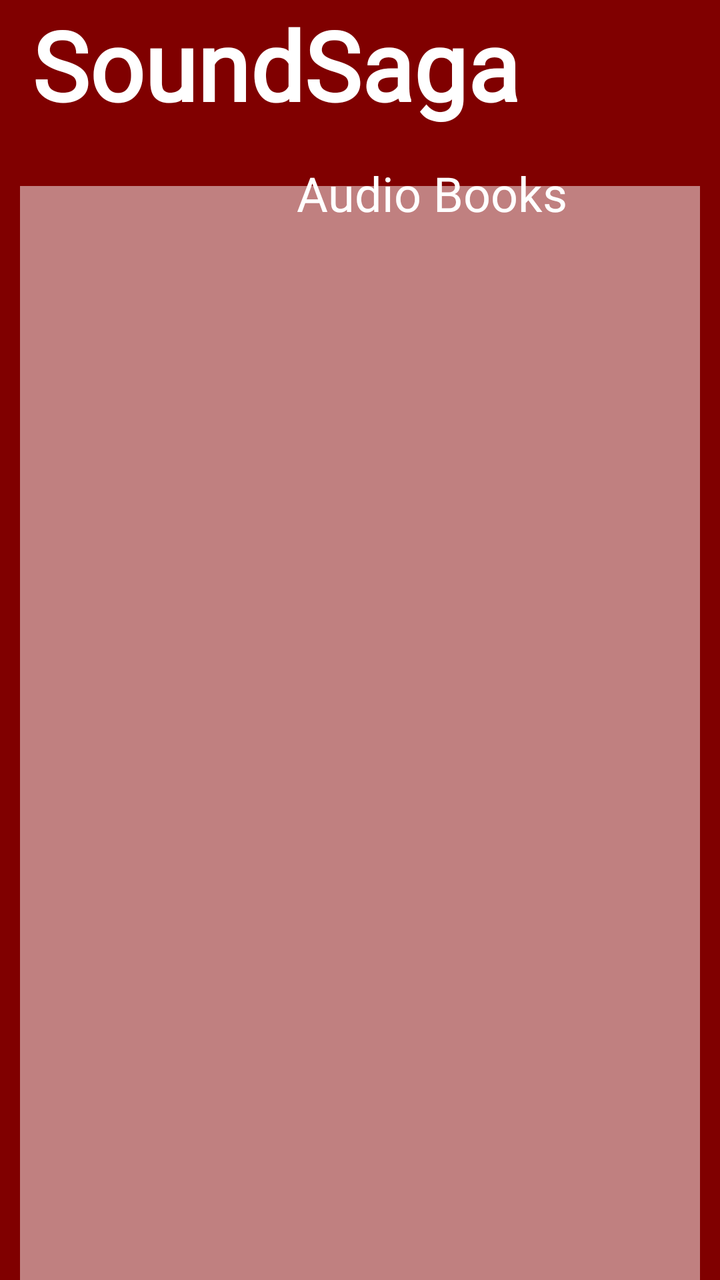
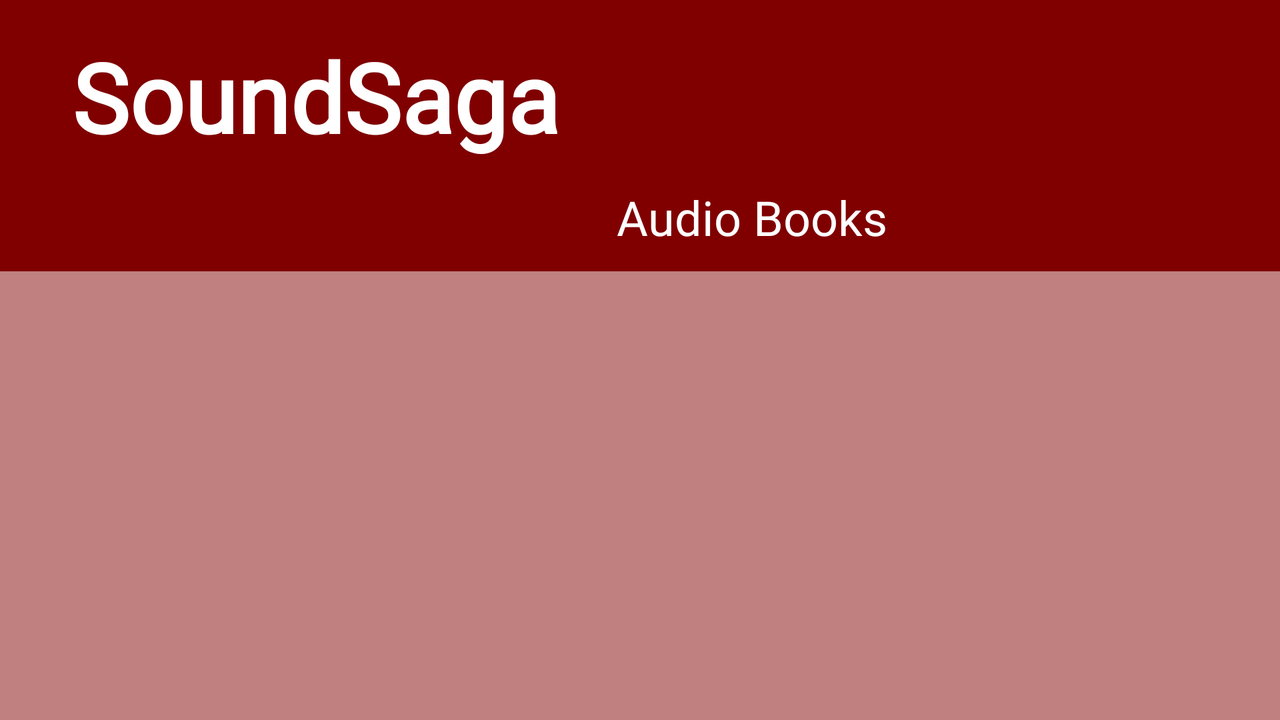

One screen, two layout resources from the same app: the default and the repository's alternative for another configuration. Each is rendered where Android would select it; the XML of both is given below.
<!-- AndroidManifest.xml: activity theme Theme.App.Starting -->
<!-- res/layout/activity_main.xml -->
<?xml version="1.0" encoding="utf-8"?>
<androidx.constraintlayout.widget.ConstraintLayout xmlns:android="http://schemas.android.com/apk/res/android"
    xmlns:app="http://schemas.android.com/apk/res-auto"
    xmlns:tools="http://schemas.android.com/tools"
    android:id="@+id/main"
    android:layout_width="match_parent"
    android:background="#800000"
    android:layout_height="match_parent"
    tools:context=".MainActivity">

    <androidx.recyclerview.widget.RecyclerView
        android:id="@+id/recycler"
        android:layout_width="match_parent"
        android:layout_height="578dp"
        android:layout_marginTop="11dp"
        android:layout_marginStart="10dp"
        android:layout_marginEnd="10dp"
        android:background="#80FFFFFF"
        app:layout_constraintBottom_toBottomOf="parent"
        app:layout_constraintStart_toStartOf="parent"
        app:layout_constraintTop_toBottomOf="@+id/textView2" />

    <TextView
        android:id="@+id/textView"
        android:layout_width="wrap_content"
        android:layout_height="wrap_content"
        android:layout_marginStart="16dp"
        android:text="SoundSaga"
        android:fontFamily="@font/rubik_black"
        android:textColor="#FFFFFF"
        android:textSize="48sp"
        android:textStyle="bold"
        app:layout_constraintStart_toStartOf="parent"
        app:layout_constraintTop_toTopOf="parent" />

    <ImageView
        android:id="@+id/imageView"
        android:layout_width="50dp"
        android:layout_height="40dp"
        android:layout_marginTop="16dp"
        android:layout_marginEnd="32dp"
        app:layout_constraintEnd_toEndOf="parent"
        app:layout_constraintTop_toTopOf="parent"
        tools:srcCompat="@tools:sample/avatars" />

    <TextView
        android:id="@+id/textView2"
        android:layout_width="wrap_content"
        android:layout_height="wrap_content"
        android:layout_marginStart="148dp"
        android:layout_marginTop="16dp"
        android:text="Audio Books"
        android:fontFamily="@font/rubik_regular"
        android:textAlignment="center"
        android:textColor="#FFFFFF"
        android:textSize="24sp"
        app:layout_constraintStart_toStartOf="parent"
        app:layout_constraintTop_toBottomOf="@+id/textView" />
</androidx.constraintlayout.widget.ConstraintLayout>
<!-- resources referenced by this layout -->
<resources>
  <style name="Theme.App.Starting" parent="Theme.SplashScreen">\
          <item name="windowSplashScreenBackground">#800000</item>
          <item name="windowSplashScreenAnimatedIcon">@drawable/ic_launcher_round</item>
          <item name="postSplashScreenTheme">@style/Theme.SoundSaga</item>
      </style>
  <!-- drawable ic_launcher_round: webp bitmap (mipmap-mdpi, 9386 bytes) -->
  <style name="Theme.SoundSaga" parent="Base.Theme.SoundSaga" />
  <style name="Base.Theme.SoundSaga" parent="Theme.Material3.DayNight.NoActionBar">
          
          
      </style>
</resources>
<!-- res/layout-land/activity_main.xml (the repository's variant of the layout above) -->
<!-- drawn on the phone turned sideways -->
<?xml version="1.0" encoding="utf-8"?>
<androidx.constraintlayout.widget.ConstraintLayout xmlns:android="http://schemas.android.com/apk/res/android"
    xmlns:app="http://schemas.android.com/apk/res-auto"
    xmlns:tools="http://schemas.android.com/tools"
    android:id="@+id/main"
    android:layout_width="match_parent"
    android:background="#800000"
    android:layout_height="match_parent"
    tools:context=".MainActivity">

    <androidx.recyclerview.widget.RecyclerView
        android:id="@+id/recycler"
        android:layout_width="716dp"
        android:layout_height="265dp"
        android:layout_marginTop="11dp"
        android:background="#80FFFFFF"
        app:layout_constraintBottom_toBottomOf="parent"
        app:layout_constraintEnd_toEndOf="parent"
        app:layout_constraintHorizontal_bias="0.364"
        app:layout_constraintStart_toStartOf="parent"
        app:layout_constraintTop_toBottomOf="@+id/textView2"
        app:layout_constraintVertical_bias="0.0" />

    <TextView
        android:id="@+id/textView"
        android:layout_width="wrap_content"
        android:layout_height="wrap_content"
        android:layout_marginStart="36dp"
        android:layout_marginTop="16dp"
        android:text="SoundSaga"
        android:fontFamily="@font/rubik_black"
        android:textColor="#FFFFFF"
        android:textSize="48sp"
        android:textStyle="bold"
        app:layout_constraintStart_toStartOf="parent"
        app:layout_constraintTop_toTopOf="parent" />

    <ImageView
        android:id="@+id/imageView"
        android:layout_width="50dp"
        android:layout_height="40dp"
        android:layout_marginTop="28dp"
        android:layout_marginEnd="48dp"
        app:layout_constraintEnd_toEndOf="parent"
        app:layout_constraintTop_toTopOf="parent"
        tools:srcCompat="@tools:sample/avatars" />

    <TextView
        android:id="@+id/textView2"
        android:layout_width="wrap_content"
        android:layout_height="wrap_content"
        android:layout_marginStart="308dp"
        android:layout_marginTop="12dp"
        android:fontFamily="@font/rubik_regular"
        android:text="Audio Books"
        android:textAlignment="center"
        android:textColor="#FFFFFF"
        android:textSize="24sp"
        app:layout_constraintStart_toStartOf="parent"
        app:layout_constraintTop_toBottomOf="@+id/textView" />
</androidx.constraintlayout.widget.ConstraintLayout>
